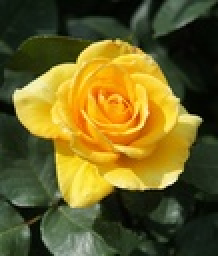
%> input picture problem4/prob4left.jpg, 109 x 128 px, shrunk from 426 x 500 before the run (shown 2 times larger)
$ octave problem4.m   (GNU Octave 9; MATLAB toolbox functions it lacks are replaced by stand-ins)
%> lines starting %> are read from the running program, lines starting %| are printed output that depends on the picture
%> further down, left is the input picture: size 128x109x3 uint8; mean R, G, B 106.5, 96.2, 36.2
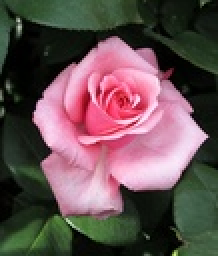
%> input picture problem4/prob4right.jpg, 109 x 128 px, shrunk from 426 x 500 before the run (shown 2 times larger)
%> further down, right is the input picture: size 128x109x3 uint8; mean R, G, B 102.3, 81, 82.7
### problem4/multiresolution_blend.m
	function blend = multiresolution_blend(left, right)
	left = im2double(left);
%> left: size 128x109x3 double
	right = im2double(right);
%> right: size 128x109x3 double

	H = fspecial('gaussian', [800, 800], 50);
	left_high1 = imfilter(left, H);
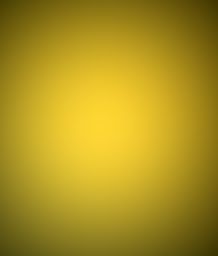
%> left_high1: size 128x109x3 double (shown 2 times larger); mean R, G, B 0.206, 0.18, 0.0625; drawn with min black and max white
	left_low1 = left - left_high1;
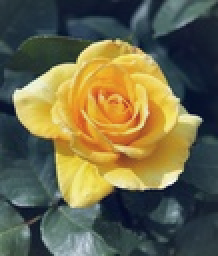
%> left_low1: size 128x109x3 double (shown 2 times larger); mean R, G, B 0.211, 0.197, 0.0793; drawn with min black and max white
	left_high2 = imfilter(left_high1, H);
	left_low2 = left_high1 - left_high2;


	right_high1 = imfilter(right, H);
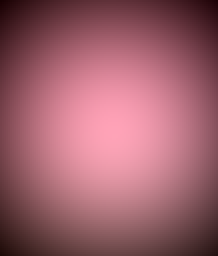
%> right_high1: size 128x109x3 double (shown 2 times larger); mean R, G, B 0.199, 0.149, 0.158; drawn with min black and max white
	right_low1 = right - right_high1;
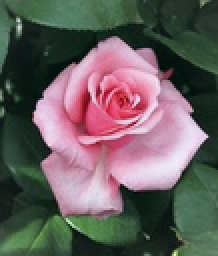
%> right_low1: size 128x109x3 double (shown 2 times larger); mean R, G, B 0.202, 0.169, 0.166; drawn with min black and max white
	right_high2 = imfilter(right_high1, H);
	right_low2 = right_high1 - right_high2;

	[row, col, a] = size(left);

	col_left = round(col/2);
	col_right = col - col_left;

	l_pyramid = [ones(row, col_left, 3) zeros(row, col_right, 3)];
	r_pyramid = [zeros(row, col_right, 3) ones(row, col_left, 3)];

	l_pyramid1 = imfilter(l_pyramid, H);
	l_pyramid2 = imfilter(l_pyramid1, H);

	r_pyramid1 = imfilter(r_pyramid, H);
	r_pyramid2 = imfilter(r_pyramid1, H);

	blend_high1 = left_high1.*l_pyramid1 + right_high1.*r_pyramid1;
	blend_low1 = left_low1.*l_pyramid1 + right_low1.*r_pyramid1;

	blend_high2 = left_high2.*l_pyramid2 + right_high2.*r_pyramid2;
	blend_low2 = left_low2.*l_pyramid2 + right_low2.*r_pyramid2;

	blend = blend_low1 + blend_high2 + blend_low2;

	%imshow(blend);
	imwrite(blend, 'blend-800-50.jpg');
end

### problem4/problem4.m
left=imread('prob4left.jpg');
right=imread('prob4right.jpg');
%> (the run ends here)
